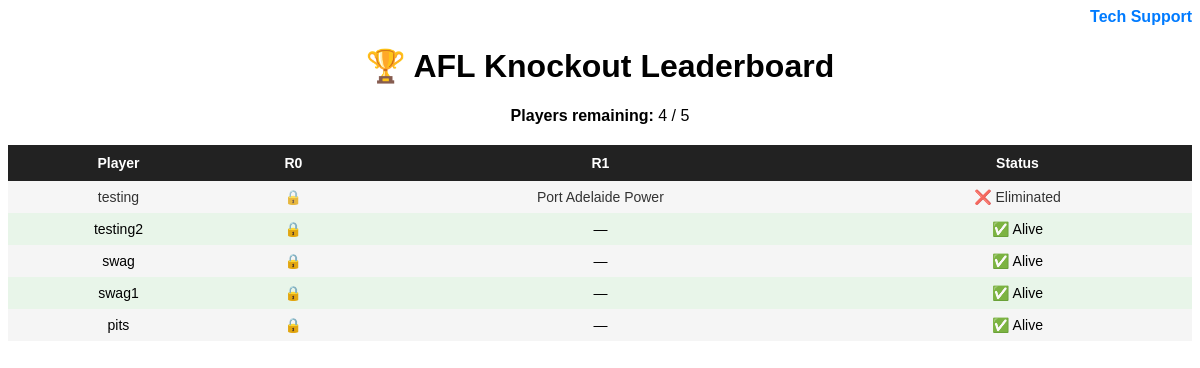
Page /leaderboard/ (signed in) on the earlier database version.
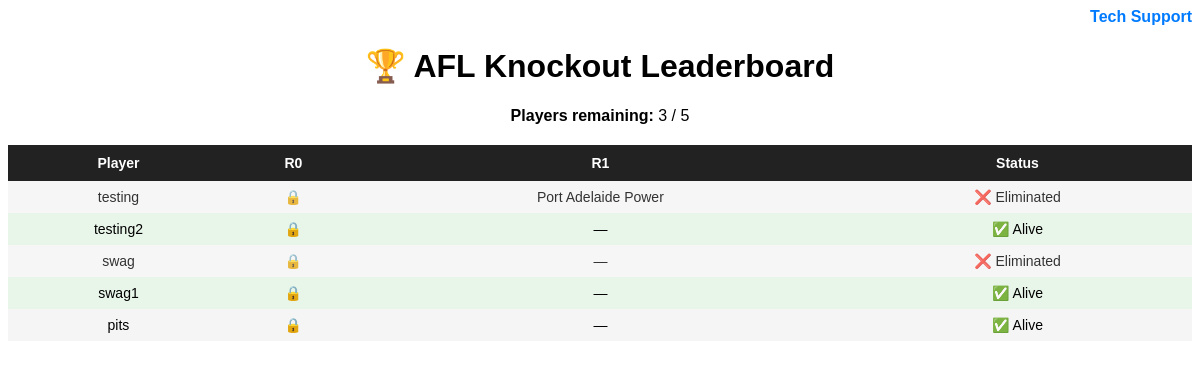
Same page on the later database version.
### competition/models.py (models this page shows, shortened)
class Player(models.Model):
    user = models.OneToOneField(User, on_delete=models.CASCADE)
    eliminated = models.BooleanField(default=False)

### competition/views.py (the view)
# urls.py: path("leaderboard/", views.leaderboard, name="leaderboard"),
@login_required
def leaderboard(request):
    players = Player.objects.select_related("user").all()
    rounds = Round.objects.order_by("number")
    alive_players = players.filter(eliminated=False).count()
    total_players = players.count()
    tips = Tip.objects.select_related("team", "round", "player")
    matches = Match.objects.select_related("winner")
    rows = []
    for player in players:
        player_row = {
            "player": player,
            "tips": []
        }
        for round in rounds:
            tip = tips.filter(player=player, round=round).first()
            winner = None
            if tip:
                match = Match.objects.filter(
                    round=round,
                    team1=tip.team
                ).first() or Match.objects.filter(
                    round=round,
                    team2=tip.team
                ).first()
                if match and match.winner:
                    winner = match.winner_id
            player_row["tips"].append({
                "round": round,
                "tip": tip,
                "winner": winner
            })
        rows.append(player_row)
    winner_lookup = {}
    for match in matches:
     if match.winner:
        winner_lookup[match.team1_id] = match.winner_id
        winner_lookup[match.team2_id] = match.winner_id
    current_round = Round.objects.filter(completed=False).first()
    round_locked = False
    if current_round and timezone.now() > current_round.lockout_time:
        round_locked = True
    return render(request, "leaderboard.html", {
        "players": players,
        "rounds": rounds,
        "rows": rows,
        "winner_lookup": winner_lookup,
        "alive_players": alive_players,
        "total_players": total_players,
        "current_round": current_round,
        "round_locked": round_locked,
    })

### competition/templates/leaderboard.html (shortened to what this page needs)
{% load static %}
<div class="top-bar">
    <a href="{% static 'images/monkey.png' %}" target="_blank">Tech Support</a>
</div>
<h1>🏆 AFL Knockout Leaderboard</h1>
<div class="summary">
    <strong>Players remaining:</strong> {{ alive_players }} / {{ total_players }}
</div>
<table>
<tr>
    <th>Player</th>
    {% for round in rounds %}
        <th>R{{ round.number }}</th>
    {% endfor %}
    <th>Status</th>
</tr>
{% for row in rows %}
<tr class="{% if row.player.eliminated %}eliminated{% else %}alive{% endif %}">
<td>{{ row.player.user.username }}</td>
{% for item in row.tips %}
<td>
{% if item.round.id == current_round.id and not round_locked %}
🔒
{% else %}
    {% if item.tip %}
        {% with winner=item.winner %}
            {% if not winner %}
                {{ item.tip.team.name }}{% if item.tip.margin %} ({{ item.tip.margin }}){% endif %}
            {% else %}
                {% if item.tip.team.id == winner %}
                    <span class="win">✅ {{ item.tip.team.name }} ({{ item.tip.margin }})</span>
                {% else %}
                    <span class="loss" style="color:red;">❌ {{ item.tip.team.name }} ({{ item.tip.margin }})</span>
                {% endif %}
            {% endif %}
        {% endwith %}
    {% else %}
        —
    {% endif %}
{% endif %}
</td>
{% endfor %}
<td>
{% if row.player.eliminated %}
❌ Eliminated
{% else %}
✅ Alive
{% endif %}
</td>
</tr>
{% endfor %}
</table>

Differences in the rows shown:
changed Player "swag": eliminated "✅ Alive" → "❌ Eliminated"
Other differences:
{{ alive_players }}: "4" → "3"
